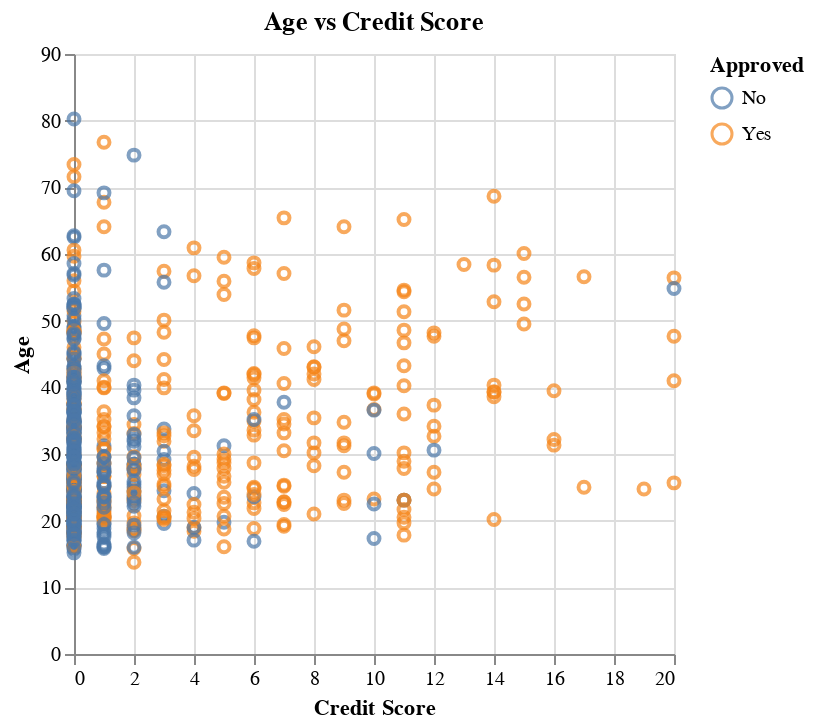

Write notebook code for a chart like this one.
### Code cell
import altair as alt
import numpy as np
import pandas as pd
from sklearn import set_config
from sklearn.compose import make_column_transformer
from sklearn.metrics.pairwise import euclidean_distances
from sklearn.model_selection import (
    GridSearchCV,
    RandomizedSearchCV,
    cross_validate,
    train_test_split,
)
from sklearn.neighbors import KNeighborsClassifier
from sklearn.pipeline import make_pipeline
from sklearn.preprocessing import StandardScaler
from sklearn.metrics import mean_squared_error

data = pd.read_csv('https://docs.google.com/spreadsheets/d/18Uxxd5YAfGLn4qWe5crLplKU19zPXPziaomAZLWpDyI/gviz/tq?tqx=out:csv&sheet=clean_dataset')

#wrangling data
data = data.drop('DriversLicense', axis=1)
data = data.drop('Gender', axis=1)
data = data.drop('Married', axis=1)
data = data.drop('BankCustomer', axis=1)
data = data.drop('Industry', axis=1)
data = data.drop('Ethnicity', axis=1)
data = data.drop('YearsEmployed', axis=1)
data = data.drop('PriorDefault', axis=1)
data = data.drop('Employed', axis=1)
data = data.drop('Citizen', axis=1)
data = data.drop('ZipCode', axis=1)
data["Approved"] = data["Approved"].replace({
     0 : "No",
     1 : "Yes"
 })


# point 3: Exploratory data analysis 
# TODO
# Data Vizualisation (Preliminary)

#Debt vs Income
scatterplot_debt_income = alt.Chart(data, title = "Debt vs Income").mark_point().encode(
    y=alt.Y("Income").title("Income").scale(domain=[0,5000],clamp= True),
    x=alt.X("Debt").scale(domain=[0,30],clamp= True),
    # color=alt.Color("Approved")
)
scatterplot_debt_income

#Age vs Income
scatterplot_age_income = alt.Chart(data, title = "Age vs Income").mark_point().encode(
    x=alt.X("Age").title("Age"),
    y=alt.Y("Income").scale(domain=[0,10000],clamp= True),
    color=alt.Color("Approved")
)
scatterplot_age_income

#Debt vs Credit Score
scatterplot_debt_creditscore = alt.Chart(data, title = "Debt vs Credit Score").mark_point().encode(
    y=alt.Y("Debt").title("Debt").scale(domain=[0,20],clamp=True),
    x=alt.X("CreditScore").scale(domain=[0,40],clamp= True),
    color=alt.Color("Approved")
)
scatterplot_debt_creditscore

#Income vs Credit Score
scatterplot_income = alt.Chart(data, title = "Income vs Credit Score").mark_point().encode(
    x=alt.X("CreditScore").title("Credit Score").scale(domain=[0,20],clamp=True),
    y=alt.Y("Income").scale(domain=[0,10000],clamp= True),
    color=alt.Color("Approved")
)
scatterplot_income

#Age vs Credit Score
scatterplot_age = alt.Chart(data, title = "Age vs Credit Score").mark_point().encode(
    x=alt.X("CreditScore").title("Credit Score").scale(domain=[0,20],clamp=True),
    y=alt.Y("Age").scale(domain=[0,90],clamp= True),
    color=alt.Color("Approved")
)
scatterplot_age

# point 4: knn classifier
# data_train, data_test = train_test_split(data, test_size=0.25, random_state=123)
# # preliminary look at training data
# data_train
# # preliminary look at testing data
# # data_test

# X_train = data_train[["Age", "Debt","Income","CreditScore"]]  # A single column data frame
# y_train = data_train["Approved"]  # A series

# X_test = data_test[["Age", "Debt", "Income" , "CreditScore"]]  # A single column data frame
# y_test = data_test["Approved"] 


# data.info()


# plot = alt.Chart(data).mark_point().encode(
#     x=alt.X("Debt").title("Debt (USD)"),
#     y=alt.Y("CreditScore").title("Credit score"),
#     color=alt.Color("Approved")
# )

### Figure 1 — Vega-Lite specification as saved in the notebook (floating-point values rounded to 4 significant figures; data arrays with more than 128 entries replaced by an {"elided": "..."} marker saying what was removed)
{"config": {"view": {"continuousWidth": 300, "continuousHeight": 300}}, "data": {"name": "data-6ce8907e001934dae184b3a258fb1bc8"}, "mark": {"type": "point"}, "encoding": {"color": {"field": "Approved", "type": "nominal"}, "x": {"field": "CreditScore", "scale": {"domain": [0, 20], "clamp": true}, "title": "Credit Score", "type": "quantitative"}, "y": {"field": "Age", "scale": {"domain": [0, 90], "clamp": true}, "type": "quantitative"}}, "title": "Age vs Credit Score", "$schema": "https://vega.github.io/schema/vega-lite/v5.15.1.json", "datasets": {"data-6ce8907e001934dae184b3a258fb1bc8": {"elided": "690 records"}}}
